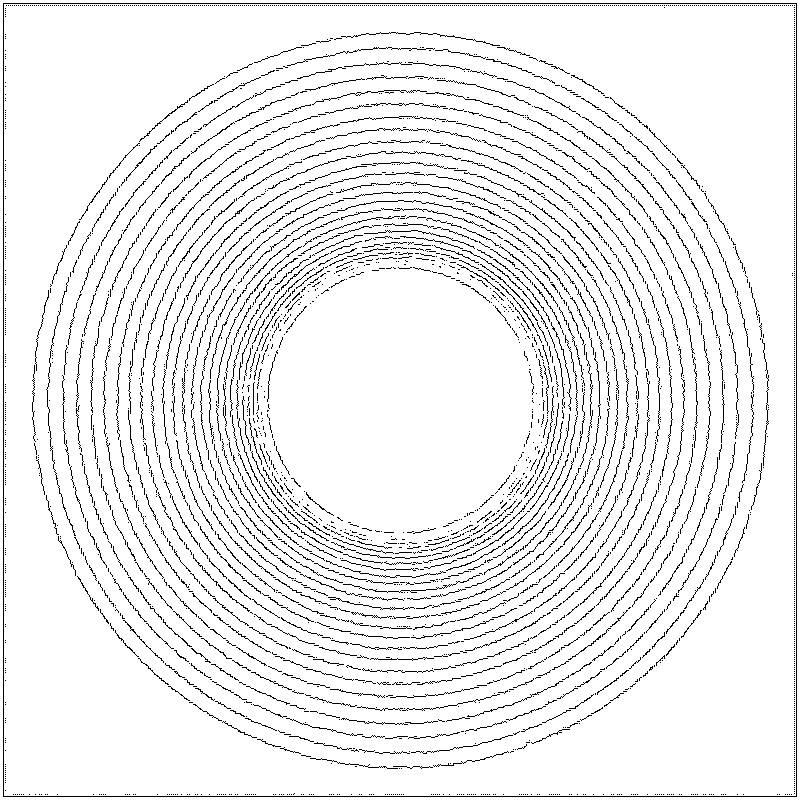
%> input picture Files/fig/data/synth/image_filter1_sigma_0_noise_4.png, 800 x 800 px
$ octave main_crop_all_images.m   (GNU Octave 9; MATLAB toolbox functions it lacks are replaced by stand-ins)
%> lines starting %> are read from the running program, lines starting %| are printed output that depends on the picture; in (x1, y1, x2, y2) boxes, pixels count from 0 and x2, y2 are one past the last pixel; in counts of white or black regions, pixels touching at a corner belong together; the program's own positions count from 1
### Files/fig/data/synth/f_marges_noires.m
function [ im_ext ] = f_marges_noires( imb, taille_masque )
% v 2.0


if (mod ( taille_masque , 2 ) == 0)
disp(['ERREUR : la taille de la fenetre du masque vaut ' num2str(tf) ', il faut une taille impaire']);

end

n = taille_masque;
[dimy , dimx]= size(imb) % nb lignes, nb colonnes
im_ext = zeros(dimy+(taille_masque-1), dimx+(taille_masque-1));
[dimy_ext, dimx_ext]=size(im_ext)

        figure
 imagesc(im_ext),colormap(gray)

for i=1:(n-1)/2

  im_ext((n-1)/2+1:dimy_ext-(n-1)/2,i)=0; %premiere colonne
  im_ext((n-1)/2+1:dimy_ext-(n-1)/2,dimx+(n-1)/2+i)=0; %derniere colonne
  im_ext(i,(n-1)/2+1:dimx_ext-(n-1)/2)=0; %premiere ligne
  im_ext(dimy+(n-1)/2+i,(n-1)/2+1:dimx_ext-(n-1)/2)=0; %derniere ligne

  %coins
  im_ext(i,1:(n-1)/2)=0; %coin en haut  gauche
  im_ext(dimy+(n-1)/2+i,1:(n-1)/2)=0; %coin en bas gauche
  im_ext(i,(n-1)/2+dimx+1:dimx_ext)=0; %coin en haut droite
  im_ext(dimy+(n-1)/2+i,(n-1)/2+dimx+1:dimx_ext)=0; %coin en bas droite
end

im_ext((n-1)/2+1:dimy_ext-(n-1)/2,(n-1)/2+1:dimx_ext-(n-1)/2)=imb(1:dimy,1:dimx);

### Files/fig/data/synth/main_crop_all_images.m
clear all
close all

ACPI = imread('image_filter1_sigma_0_noise_4.png');
%> ACPI is the input picture: size 800x800 uint8; 93.3% white; black in thin lines or dots
ARI  = imread('image_filter2_sigma_0_noise_4.png');
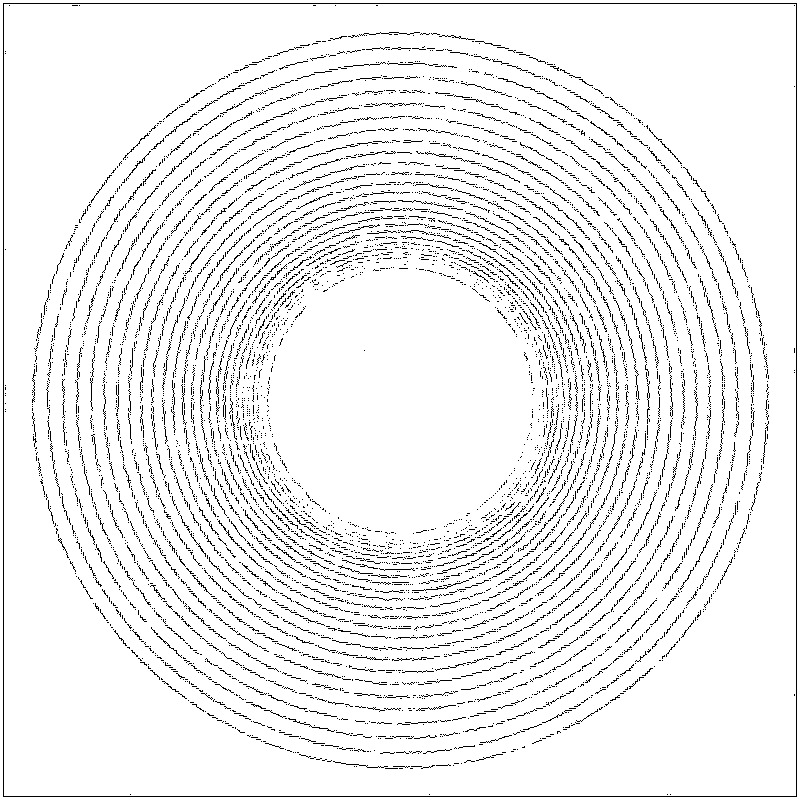
%> input picture Files/fig/data/synth/image_filter2_sigma_0_noise_4.png, 800 x 800 px
%> ARI is the input picture: size 800x800 uint8; 93.6% white; black in thin lines or dots
SEDD = imread('image_filter3_sigma_0_noise_4.png');
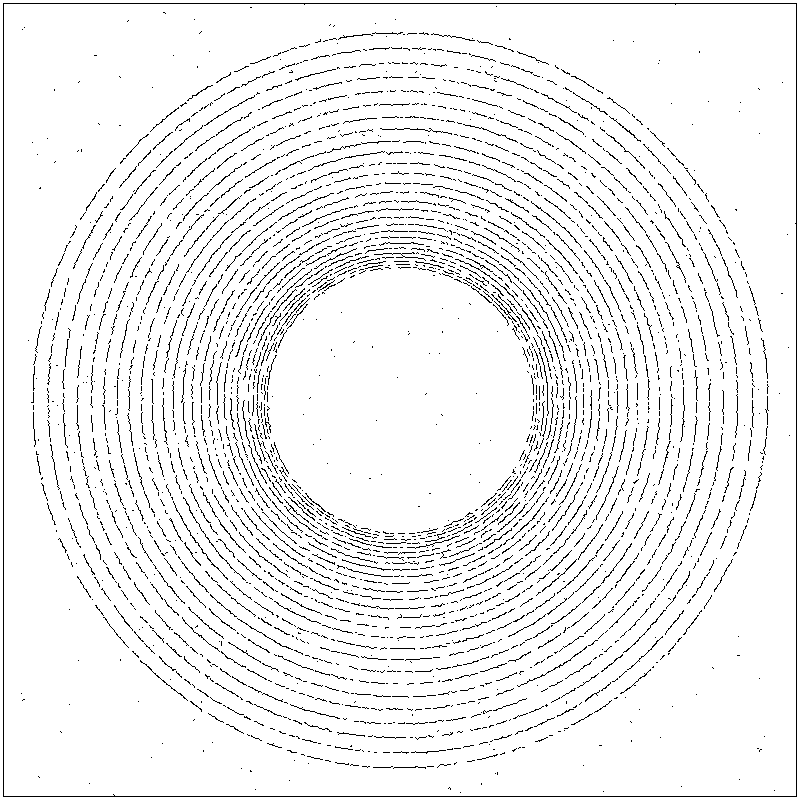
%> input picture Files/fig/data/synth/image_filter3_sigma_0_noise_4.png, 800 x 800 px
%> SEDD is the input picture: size 800x800 uint8; 94.2% white; black in thin lines or dots
RCG  = imread('image_filter4_sigma_0_noise_4.png');
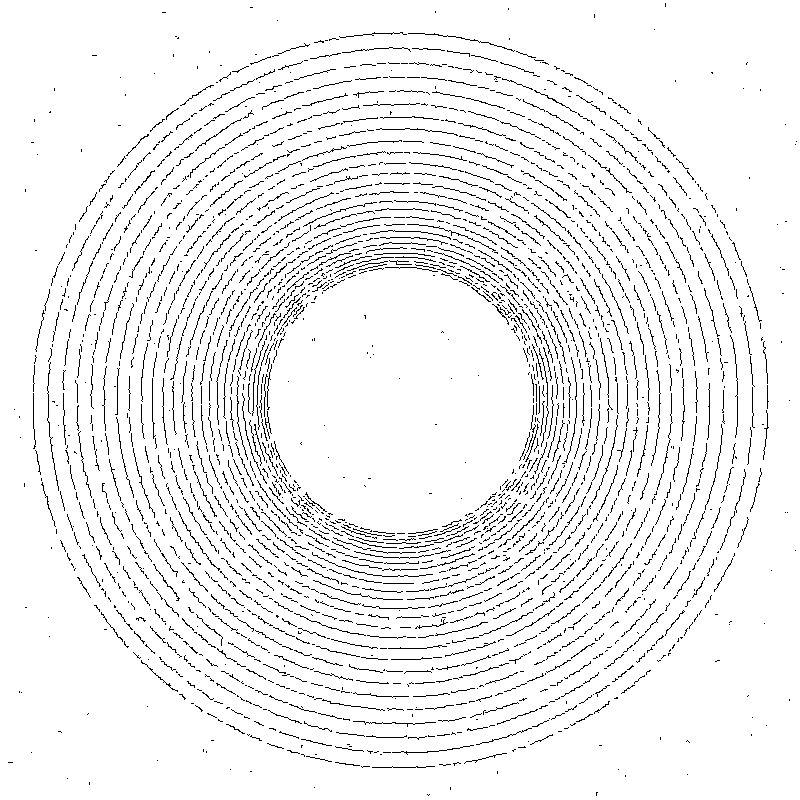
%> input picture Files/fig/data/synth/image_filter4_sigma_0_noise_4.png, 800 x 800 px
%> RCG is the input picture: size 800x800 uint8; 94.3% white; black in thin lines or dots

figure, imshow(ACPI)


L1 = 501
C1 = 137
L2 = 624
C2 = 400
ACPIc = f_marges_noires(ACPI(L1:L2, C1:C2, :), 5);
%> after the loop in f_marges_noires, `for i=1:(n-1)/2`: im_ext: size 128x268 double; every value is 0
%> in f_marges_noires, `im_ext((n-1)/2+1:dimy_ext-(n-1)/2,(n-1)/2+1:dimx_ext-(n-1)/2)=imb(1:di..`:
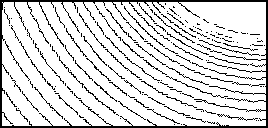
%> im_ext: size 128x268 double; 84.6% white; 187 black regions (129 under 20 px), largest, box (x1, y1, x2, y2) and area: (0, 0, 268, 128) 2437, (166, 76, 228, 98) 70, (124, 6, 165, 47) 67

figure, imshow(ACPIc)


ARIc  = f_marges_noires(ARI(L1:L2, C1:C2, :), 5);
%> call 2 of f_marges_noires, with taille_masque = 5
%> in f_marges_noires (call 2), `im_ext((n-1)/2+1:dimy_ext-(n-1)/2,(n-1)/2+1:dimx_ext-(n-1)/2)=imb(1:di..`:
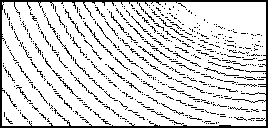
%> im_ext: size 128x268 double; 84.7% white; 606 black regions (576 under 20 px), largest, box (x1, y1, x2, y2) and area: (0, 0, 268, 128) 1876, (84, 22, 106, 48) 48, (204, 67, 239, 76) 41
SEDDc = f_marges_noires(SEDD(L1:L2, C1:C2, :), 5);
%> call 3 of f_marges_noires, with taille_masque = 5
%> in f_marges_noires (call 3), `im_ext((n-1)/2+1:dimy_ext-(n-1)/2,(n-1)/2+1:dimx_ext-(n-1)/2)=imb(1:di..`:
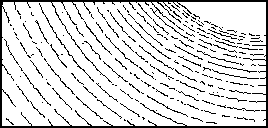
%> im_ext: size 128x268 double; 85.7% white; 212 black regions (169 under 20 px), largest, box (x1, y1, x2, y2) and area: (0, 0, 268, 128) 2279, (39, 3, 94, 82) 108, (117, 9, 171, 59) 72
RCGc  = f_marges_noires(RCG(L1:L2, C1:C2, :), 5);
%> call 4 of f_marges_noires, with taille_masque = 5
%> in f_marges_noires (call 4), `im_ext((n-1)/2+1:dimy_ext-(n-1)/2,(n-1)/2+1:dimx_ext-(n-1)/2)=imb(1:di..`:
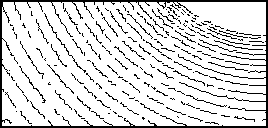
%> im_ext: size 128x268 double; 85.3% white; 205 black regions (162 under 20 px), largest, box (x1, y1, x2, y2) and area: (0, 0, 268, 128) 2408, (44, 13, 86, 73) 88, (19, 66, 46, 103) 58

imwrite(ACPIc, 'ACPIcrop.png')
imwrite(ARIc, 'ARIcrop.png')
imwrite(SEDDc, 'SEDDcrop.png')
imwrite(RCGc, 'RGCcrop.png')
